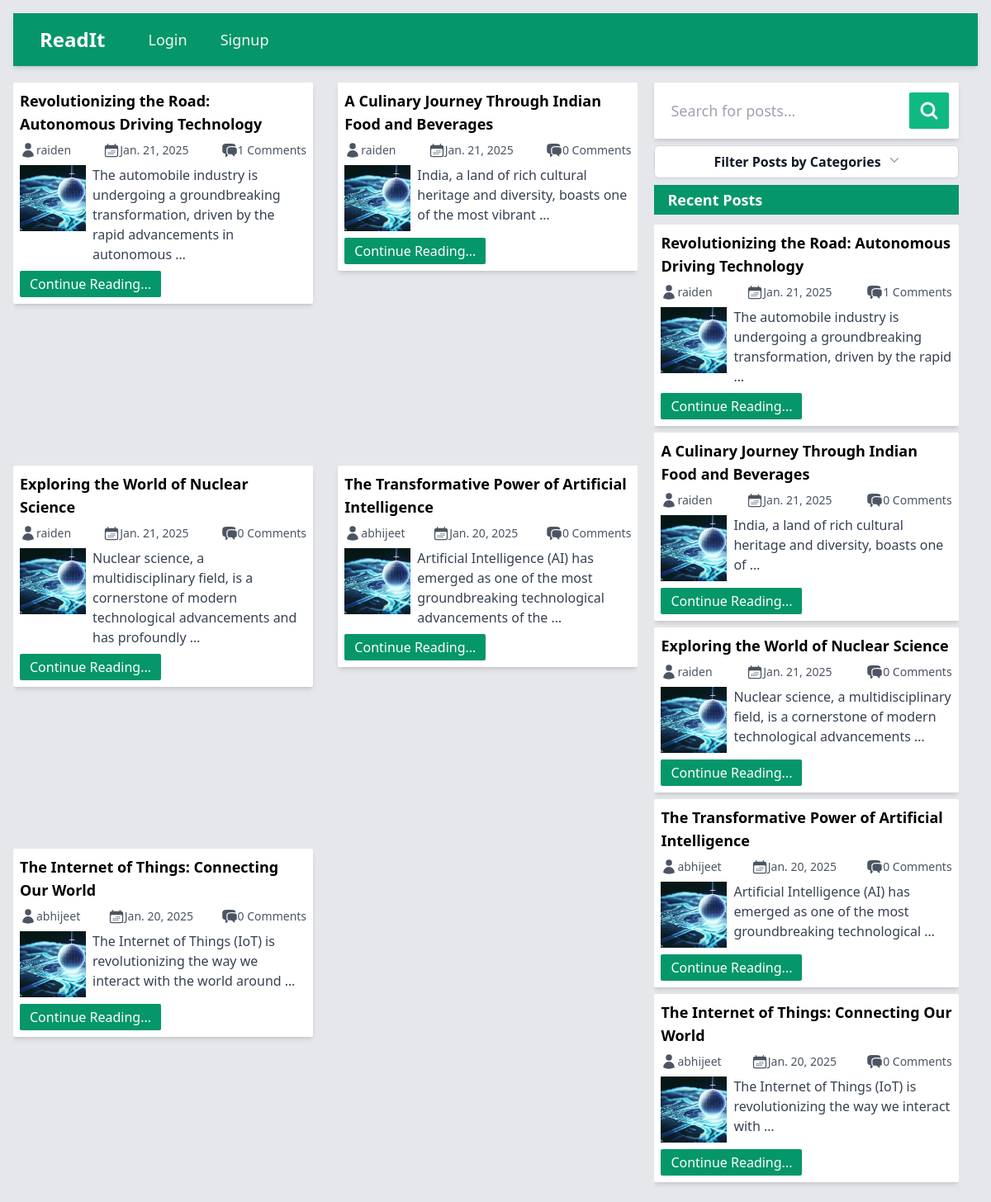
The page / on the database its author committed.
### base/models.py (models this page shows, shortened)
class Post(models.Model):
    id = models.UUIDField(primary_key=True, max_length=15, editable=False, default=uuid.uuid4)
    title = models.CharField(max_length=250)
    slug = models.SlugField(max_length=250, unique_for_date='created', null=True, blank=True)
    author= models.ForeignKey(User, on_delete= models.CASCADE)
    body = models.TextField()
    image = models.ImageField(upload_to='blog_images/', default='default_blogimage.jpg')
    category = models.CharField(max_length=100)
    created = models.DateTimeField(auto_now=True)
    updated = models.DateTimeField(auto_now=True)
    @property
    def image_url(self):
        if self.image and hasattr(self.image, 'url'):
            return self.image.url
    def get_absolute_url(self):
        return reverse('read_post', args=[str(self.id), self.slug])
    class Meta:
        ordering = ['-created']
        indexes = [models.Index(fields=['-created'])]

### base/views.py (the view)
# urls.py: 2. Add a URL to urlpatterns:  path('', views.home, name='home')
def home(request):
    if request.user.is_authenticated:
        filter_query = request.GET.get('q') if request.GET.get('q') != None else ''
        posts = Post.objects.filter(
            Q(title__icontains=filter_query) |
            Q(author__username__icontains=filter_query) |
            Q(category__icontains=filter_query)
        )
        profile = UserProfile.objects.get(person=request.user)
        existing_categories = Category.objects.all()
        recent_posts = Post.objects.all()[0:5]
        return render(request, 'index.html', {
            'posts': posts,
            'recent_posts': recent_posts,
            'profile': profile,
            'existing_categories': existing_categories,
        })
    else:
        filter_query = request.GET.get('q') if request.GET.get('q') != None else ''
        posts = Post.objects.filter(
            Q(title__icontains=filter_query) |
            Q(author__username__icontains=filter_query) |
            Q(category__icontains=filter_query)
        )
        existing_categories = Category.objects.all()
        recent_posts = Post.objects.all()[0:5]
        return render(request, 'index.html', {
            'posts': posts,
            'recent_posts': recent_posts,
            'existing_categories': existing_categories,
        })

### base/models.py (called while the page is built)
    def __str__(self):
        return self.title

### base/templates/index.html (shortened to what this page needs)
{% load static %}
<!DOCTYPE html>
<html lang="en">
  <head>
    <link rel="stylesheet" href="{% static 'style.css' %}" />
  </head>
  <body class="p-4 bg-gray-200">
    <nav class="bg-emerald-600 shadow-md">
      <div class="mx-auto max-w-7xl px-4 sm:px-6 lg:px-8">
        <div class="flex h-16 items-center justify-between">
          <div class="flex items-center">
            <div class="flex-shrink-0">
              <a class="text-2xl font-bold text-white" href="{% url 'home' %}">ReadIt</a>
            </div>
            <div class="hidden md:block">
              <div class="ml-10 flex items-baseline space-x-4">
                {% if user.is_authenticated %}
                <a
                  href="{% url 'create_post' %}"
                  class="text-gray-100 hover:bg-gray-700 hover:text-white rounded-md px-3 py-2 text-lg font-medium"
                  aria-current="page"
                  >Create Post</a
                >
                {% else %}
                <a
                  href="{% url 'login' %}"
                  class="text-gray-100 hover:bg-gray-700 hover:text-white rounded-md px-3 py-2 text-lg font-medium"
                  aria-current="page"
                  >Login</a
                >
                <a
                  href="{% url 'register' %}"
                  class="text-gray-100 hover:bg-gray-700 hover:text-white rounded-md px-3 py-2 text-lg font-medium"
                  >Signup</a
                >
                {% endif %}
              </div>
            </div>
          </div>
        </div>
      </div>
    </nav>
    <main
      class="mt-5 grid grid-cols-1 md:grid-cols-2 lg:grid-cols-3 gap-5 md:w-[98%] md:h-[80vh]"
    >
      <section
        class="flex justify-between flex-wrap gap-3 col-span-1 lg:col-span-2 md:overflow-y-scroll scrollbar-hide"
      >
        {% for post in posts %}
        <div
          class="w-full h-fit lg:w-[48%] rounded-sm shadow-md bg-white flex flex-col p-2"
        >
          <h2 class="font-semibold text-lg">
            {{ post.title }}
          </h2>
          <div class="w-full py-2 text-sm text-gray-600 flex justify-between">
            <div class="flex">
              <a href="{% url 'profile' post.author.username post.author.id %}"
              >
                {{ post.author }}
              </a>
            </div>
            <div class="flex">
              <p>{{ post.created|date:"M. d, Y" }}</p>
            </div>
            <div class="flex">
              <p>{{ post.comments.count }} Comments</p>
            </div>
          </div>
          <div class="w-full flex gap-2 justify-between">
            <img
              class="w-20 h-20"
              src="{{ post.image_url|default_if_none:'media/blog_images/default_blogimage.jpg'}}"
              alt=""
              srcset=""
            />
            <p class="text-left text-gray-700">
              {{ post.body|truncatewords:15 }}
            </p>
          </div>
          <a
            href="{{ post.get_absolute_url }}"
            class="w-fit mt-2 text-white bg-emerald-600 px-3 py-1 rounded-sm"
            >Continue Reading...</a
          >
        </div>
        {% empty %}
          <h1 class="text-emerald-500 font-bold text-5x1"></h1>
        {% endfor %}
      </section>
      <section class="order-first md:order-last flex flex-col">
        <form
          class="bg-white p-3 rounded-sm flex justify-between gap-1 shadow-md"
          action=""
          method="get"
        >
          <input
            type="text"
            required
            name="q"
            class="w-full p-2 rounded-lg focus:outline-gray-200 text-lg"
            placeholder="Search for posts..."
          />
          <button
            type="submit"
            class="bg-emerald-500 w-14 flex justify-center items-center rounded-sm text-white"
          >
            <svg
              xmlns="http://www.w3.org/2000/svg"
              fill="none"
              viewBox="0 0 24 24"
              stroke-width="3.0"
              stroke="currentColor"
              class="w-6 h-6"
            >
              <path
                stroke-linecap="round"
                stroke-linejoin="round"
                d="M21 21l-5.197-5.197m0 0A7.5 7.5 0 105.196 5.196a7.5 7.5 0 0010.607 10.607z"
              />
            </svg>
          </button>
        </form>
        <div class="my-2 relative float-right inline-block text-left">
          <div>
            <button
              type="button"
              class="inline-flex w-full justify-center gap-x-1.5 rounded-md bg-white px-3 py-2 text-md font-semibold text-gray-900 shadow-sm ring-1 ring-inset ring-gray-300 hover:bg-gray-50"
              id="categories-menu-button"
              aria-expanded="true"
              aria-haspopup="true"
            >
              Filter Posts by Categories
              <svg
                class="-mr-1 h-5 w-5 text-gray-400"
                viewBox="0 0 20 20"
                fill="currentColor"
                aria-hidden="true"
              >
                <path
                  fill-rule="evenodd"
                  d="M5.23 7.21a.75.75 0 011.06.02L10 11.168l3.71-3.938a.75.75 0 111.08 1.04l-4.25 4.5a.75.75 0 01-1.08 0l-4.25-4.5a.75.75 0 01.02-1.06z"
                  clip-rule="evenodd"
                />
              </svg>
            </button>
          </div>
        </div>
        <div class="hidden md:flex flex-col relative">
          <h1
            class="bg-emerald-600 text-lg font-bold px-4 mb-1 py-1 text-white capitalize"
          >
            Recent Posts
          </h1>
          <div class="lg:h-[55vh] overflow-y-scroll scrollbar-hide">
            {% for post in recent_posts %}
            <div
              class="w-full my-2 h-fit rounded-sm shadow-md bg-white flex flex-col p-2"
            >
              <h2 class="font-semibold text-lg">
                {{post.title|truncatewords:10 }}
              </h2>
              <div
                class="w-full py-2 text-sm text-gray-600 flex justify-between"
              >
                <div class="flex">
                  <a href="{% url 'profile' post.author.username post.author.id %}"
                  >
                    {{ post.author }}
                  </a>
                </div>
                <div class="flex">
                  <p>{{ post.created|date:"M. d, Y" }}</p>
                </div>
                <div class="flex">
                  <p>{{ post.comments.count }} Comments</p>
                </div>
              </div>
              <div class="w-full flex gap-2 justify-between">
                <img
                  class="w-20 h-20"
                  src="{{ post.image_url|default_if_none:'media/blog_images/default_blogimage.jpg'}}"
                  alt=""
                  srcset=""
                />
                <p class="text-left text-gray-700">
                  {{ post.body|truncatewords:12 }}
                </p>
              </div>
              <a
                href="{{ post.get_absolute_url }}"
                class="w-fit mt-2 text-white bg-emerald-600 px-3 py-1 rounded-sm"
              >Continue Reading...</a
              >
            </div>
            {% endfor %}
          </div>
        </div>
      </section>
    </main>
  </body>
</html>

### rows shown on the page
Post: title "Revolutionizing the Road: Autonomous Driving Technology", author "raiden", created "Jan. 21, 2025", comments.count "1", image_url (placeholder picture), body "The automobile industry is undergoing a groundbreaking transformation, driven by the rapid advancements in autonomous …", body "The automobile industry is undergoing a groundbreaking transformation, driven by the rapid …"
Post: title "A Culinary Journey Through Indian Food and Beverages", author "raiden", created "Jan. 21, 2025", comments.count "0", image_url (placeholder picture), body "India, a land of rich cultural heritage and diversity, boasts one of the most vibrant …", body "India, a land of rich cultural heritage and diversity, boasts one of …"
Post: title "Exploring the World of Nuclear Science", author "raiden", created "Jan. 21, 2025", comments.count "0", image_url (placeholder picture), body "Nuclear science, a multidisciplinary field, is a cornerstone of modern technological advancements and has profoundly …", body "Nuclear science, a multidisciplinary field, is a cornerstone of modern technological advancements …"
Post: title "The Transformative Power of Artificial Intelligence", author "abhijeet", created "Jan. 20, 2025", comments.count "0", image_url (placeholder picture), body "Artificial Intelligence (AI) has emerged as one of the most groundbreaking technological advancements of the …", body "Artificial Intelligence (AI) has emerged as one of the most groundbreaking technological …"
Post: title "The Internet of Things: Connecting Our World", author "abhijeet", created "Jan. 20, 2025", comments.count "0", image_url (placeholder picture), body "The Internet of Things (IoT) is revolutionizing the way we interact with the world around …", body "The Internet of Things (IoT) is revolutionizing the way we interact with …"
